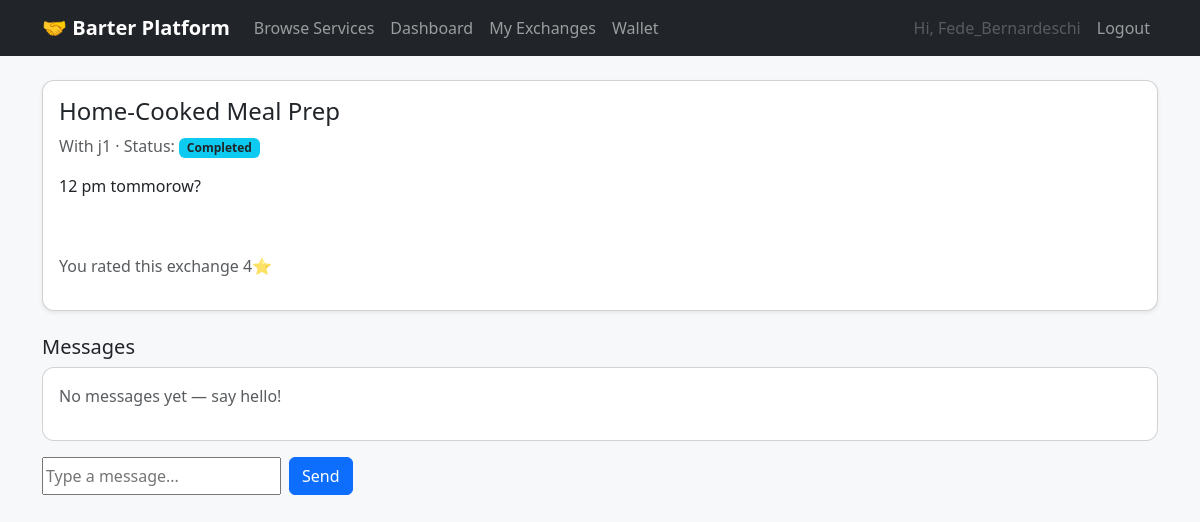
The page /exchanges/1/ (signed in) on the database its author committed.
### core/models.py (models this page shows, shortened)
class ExchangeRequest(models.Model):
    STATUS_CHOICES = [
        ("pending", "Pending"),
        ("accepted", "Accepted"),
        ("scheduled", "Scheduled"),
        ("completed", "Completed"),
        ("rejected", "Rejected"),
        ("cancelled", "Cancelled"),
        ("disputed", "Disputed"),
    ]
    listing = models.ForeignKey(ServiceListing, on_delete=models.CASCADE, related_name="requests")
    requester = models.ForeignKey(
        settings.AUTH_USER_MODEL, on_delete=models.CASCADE, related_name="sent_requests"
    )  # the person who WANTS the service
    provider = models.ForeignKey(
        settings.AUTH_USER_MODEL, on_delete=models.CASCADE, related_name="received_requests"
    )  # the person offering the listing
    status = models.CharField(max_length=20, choices=STATUS_CHOICES, default="pending")
    message = models.TextField(blank=True, help_text="Note from the requester")
    scheduled_time = models.DateTimeField(null=True, blank=True)
    created_at = models.DateTimeField(auto_now_add=True)
    updated_at = models.DateTimeField(auto_now=True)
    class Meta:
        ordering = ["-created_at"]

class ServiceListing(models.Model):
    CATEGORY_CHOICES = [
        ("tutoring", "Tutoring / Lessons"),
        ("repair", "Home Repair"),
        ("design", "Design / Creative"),
        ("tech", "Tech / Programming"),
        ("wellness", "Wellness / Fitness"),
        ("other", "Other"),
    ]
    user = models.ForeignKey(settings.AUTH_USER_MODEL, on_delete=models.CASCADE, related_name="listings")
    title = models.CharField(max_length=150)
    description = models.TextField()
    category = models.CharField(max_length=20, choices=CATEGORY_CHOICES, default="other")
    skills = models.CharField(
        max_length=255, help_text="Comma-separated keywords used for matching, e.g. guitar, music theory"
    )
    duration_hours = models.PositiveIntegerField(default=1, help_text="Typical length of one session, in hours")
    location = models.CharField(max_length=120, blank=True)
    is_active = models.BooleanField(default=True)
    created_at = models.DateTimeField(auto_now_add=True)
    class Meta:
        ordering = ["-created_at"]

class Rating(models.Model):
    exchange = models.ForeignKey(ExchangeRequest, on_delete=models.CASCADE, related_name="ratings")
    from_user = models.ForeignKey(settings.AUTH_USER_MODEL, on_delete=models.CASCADE, related_name="ratings_given")
    to_user = models.ForeignKey(settings.AUTH_USER_MODEL, on_delete=models.CASCADE, related_name="ratings_received")
    stars = models.PositiveSmallIntegerField()  # 1-5
    review = models.TextField(blank=True)
    created_at = models.DateTimeField(auto_now_add=True)
    class Meta:
        unique_together = ("exchange", "from_user")  # one rating per person per exchange

### core/views.py (the view)
# urls.py: path("exchanges/<int:pk>/", views.request_detail, name="request_detail"),
@login_required
def request_detail(request, pk):
    exchange = get_object_or_404(ExchangeRequest, pk=pk)
    if request.user not in (exchange.requester, exchange.provider):
        flash.error(request, "You don't have access to that exchange.")
        return redirect("dashboard")
    other_user = exchange.provider if request.user == exchange.requester else exchange.requester
    thread = exchange.messages.all()
    my_rating = Rating.objects.filter(exchange=exchange, from_user=request.user).first()
    if request.method == "POST" and "text" in request.POST:
        msg_form = MessageForm(request.POST)
        if msg_form.is_valid():
            m = msg_form.save(commit=False)
            m.exchange = exchange
            m.sender = request.user
            m.save()
            return redirect("request_detail", pk=pk)
    else:
        msg_form = MessageForm()
    return render(request, "core/request_detail.html", {
        "exchange": exchange, "other_user": other_user, "thread": thread,
        "msg_form": msg_form, "my_rating": my_rating,
    })

### core/forms.py
class MessageForm(forms.ModelForm):
    class Meta:
        model = Message
        fields = ["text"]
        widgets = {"text": forms.TextInput(attrs={"placeholder": "Type a message..."})}

### core/templates/core/request_detail.html (shortened to what this page needs)
{% extends "core/base.html" %}
{% block content %}
<div class="card shadow-sm mb-4">
    <div class="card-body">
        <h4>{{ exchange.listing.title }}</h4>
        <p class="text-muted">With {{ other_user.username }} · Status: <span class="badge bg-info text-dark">{{ exchange.get_status_display }}</span></p>
        <p>{{ exchange.message }}</p>
        {% if exchange.status == "completed" %}
            {% if not my_rating %}
            <a href="{% url 'rating_create' exchange.pk %}" class="btn btn-warning mt-3">Leave a Rating</a>
            {% else %}
            <p class="mt-3 text-muted">You rated this exchange {{ my_rating.stars }}⭐</p>
            {% endif %}
        {% endif %}
    </div>
</div>
<h5>Messages</h5>
<div class="card mb-3">
    <div class="card-body" style="max-height: 300px; overflow-y: auto;">
        {% for m in thread %}
        <p><strong>{{ m.sender.username }}:</strong> {{ m.text }} <span class="text-muted small">{{ m.created_at|date:"M d, H:i" }}</span></p>
        {% empty %}<p class="text-muted">No messages yet — say hello!</p>{% endfor %}
    </div>
</div>
<form method="post" class="d-flex gap-2">
    {{ msg_form.text }}
    <button type="submit" class="btn btn-primary">Send</button>
</form>
{% endblock %}

### core/templates/core/base.html (shortened to what this page needs)
{% load static %}
<!DOCTYPE html>
<html lang="en">
<head>
    <link href="https://cdn.jsdelivr.net/npm/bootstrap@5.3.3/dist/css/bootstrap.min.css" rel="stylesheet">
</head>
<body>
<nav class="navbar navbar-expand-lg navbar-dark bg-dark mb-4">
    <div class="container">
        <a class="navbar-brand" href="{% url 'home' %}">🤝 Barter Platform</a>
        <div class="collapse navbar-collapse" id="navMenu">
            <ul class="navbar-nav me-auto">
                <li class="nav-item"><a class="nav-link" href="{% url 'listing_list' %}">Browse Services</a></li>
                {% if user.is_authenticated %}
                <li class="nav-item"><a class="nav-link" href="{% url 'dashboard' %}">Dashboard</a></li>
                <li class="nav-item"><a class="nav-link" href="{% url 'request_list' %}">My Exchanges</a></li>
                <li class="nav-item"><a class="nav-link" href="{% url 'wallet' %}">Wallet</a></li>
                {% endif %}
            </ul>
            <ul class="navbar-nav">
                {% if user.is_authenticated %}
                <li class="nav-item"><span class="nav-link disabled">Hi, {{ user.username }}</span></li>
                <li class="nav-item"><a class="nav-link" href="{% url 'logout' %}">Logout</a></li>
                {% else %}
                <li class="nav-item"><a class="nav-link" href="{% url 'login' %}">Login</a></li>
                <li class="nav-item"><a class="nav-link" href="{% url 'signup' %}">Sign Up</a></li>
                {% endif %}
            </ul>
        </div>
    </div>
</nav>
<div class="container mb-5">
    {% block content %}{% endblock %}
</div>
</body>
</html>

### core/templates/core/base.html (style rules this page uses)
body { background: #f7f8fa; }
.navbar-brand { font-weight: 600; }
.card { border-radius: 12px; }

### rows shown on the page
ExchangeRequest: listing "Home-Cooked Meal Prep", status "Completed", message "12 pm tommorow?"
Rating: stars "4"

### other values the page prints
{{ user.username }} "Fede_Bernardeschi"
{{ other_user.username }} "j1"
